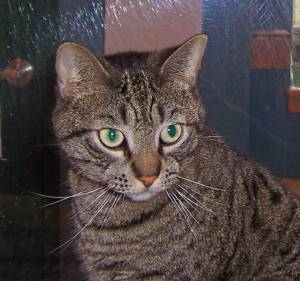
#> input picture Cat/1.jpg, 300 x 281 px
$ python mask.py
#> lines starting #> are read from the running program, lines starting #| are printed output that depends on the picture; after the words box and inside, x2 and y2 are one past the last pixel; in counts of white or black regions, pixels touching at a corner belong together
import cv2
import numpy as np

def empty(a):
    pass

path = 'Cat/1.jpg'

cv2.namedWindow('Trackbars')
cv2.resizeWindow('Trackbars', 640, 240)
cv2.createTrackbar('Hue min', 'Trackbars', 0, 179, empty)
#> slider 'Hue min' is set to 35
cv2.createTrackbar('Hue max', 'Trackbars', 179, 179, empty)
cv2.createTrackbar('Sat min', 'Trackbars', 0, 255, empty)
#> slider 'Sat min' is set to 51
cv2.createTrackbar('Sat max', 'Trackbars', 255, 255, empty)
cv2.createTrackbar('Val min', 'Trackbars', 0, 255, empty)
#> slider 'Val min' is set to 51
cv2.createTrackbar('Val max', 'Trackbars', 255, 255, empty)

while True:
    img = cv2.imread(path)
#> img is the input picture: shape (281, 300, 3); mean B, G, R 68, 68.3, 78.8

    imgHSV = cv2.cvtColor(img, cv2.COLOR_BGR2HSV)
#> imgHSV: shape (281, 300, 3); mean H, S, V 56.7, 62.5, 83.1
    h_min = cv2.getTrackbarPos('Hue min', 'Trackbars')
    h_max = cv2.getTrackbarPos('Hue max', 'Trackbars')
    s_min = cv2.getTrackbarPos('Sat min', 'Trackbars')
    s_max = cv2.getTrackbarPos('Sat max', 'Trackbars')
    v_min = cv2.getTrackbarPos('Val min', 'Trackbars')
    v_max = cv2.getTrackbarPos('Val max', 'Trackbars')

    print(h_min, h_max, s_min, s_max, v_min, v_max)

    lower = np.array([h_min, s_min, v_min])
    upper = np.array([h_max, s_max, v_max])
    mask = cv2.inRange(imgHSV, lower, upper)
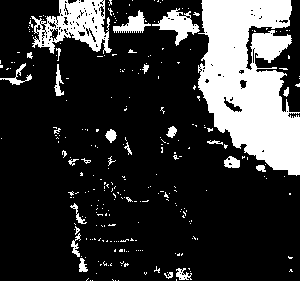
#> mask: shape (281, 300); 20.8% white; 278 white regions (251 under 20 px), largest, box (x1, y1, x2, y2) and area: (198, 0, 300, 176) 11984, (31, 0, 112, 54) 2281, (152, 8, 200, 46) 711

    # show the result with the required color
    imgResult = cv2.bitwise_and(img, img, mask = mask)
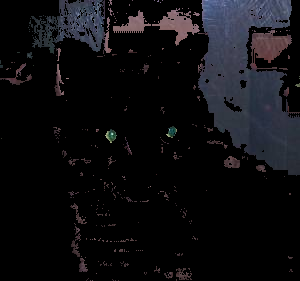
#> imgResult: shape (281, 300, 3); mean B, G, R 16.6, 13.8, 14

    cv2.imshow('Original', img)
    cv2.imshow('HSV', imgHSV)
    cv2.imshow('Mask', mask)
    cv2.imshow('result', imgResult)

    cv2.waitKey(1)

$ run again, with Cat/11.jpg copied over Cat/1.jpg
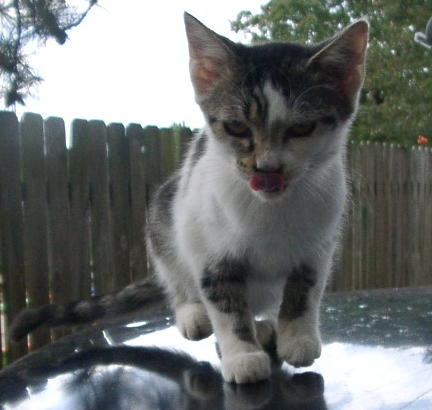
#> input picture Cat/11.jpg, 432 x 410 px
#> img is the input picture: shape (410, 432, 3); mean B, G, R 110.5, 111.5, 108.1
#> imgHSV: shape (410, 432, 3); mean H, S, V 65.9, 29, 114.7
#> `mask = cv2.inRange(imgHSV, lower, upper)`:
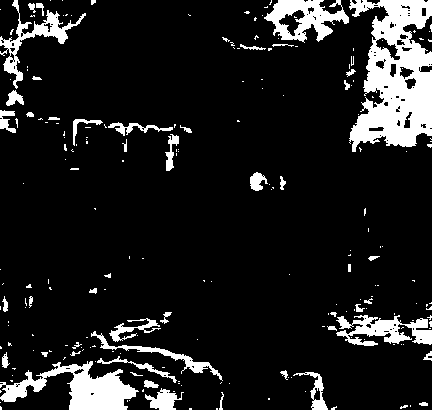
#> mask: shape (410, 432); 11.9% white; 217 white regions (166 under 20 px), largest, box (x1, y1, x2, y2) and area: (349, 0, 432, 152) 7799, (0, 361, 139, 410) 3001, (264, 0, 349, 43) 1844
#> `imgResult = cv2.bitwise_and(img, img, mask = mask)`:
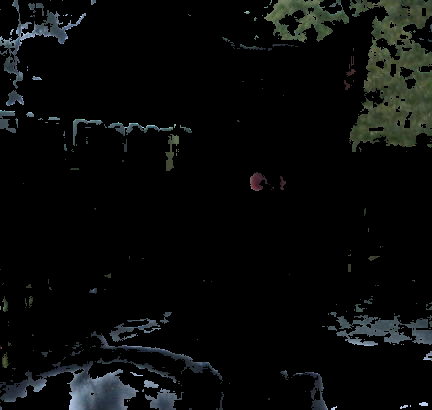
#> imgResult: shape (410, 432, 3); mean B, G, R 9.4, 10, 8.6
